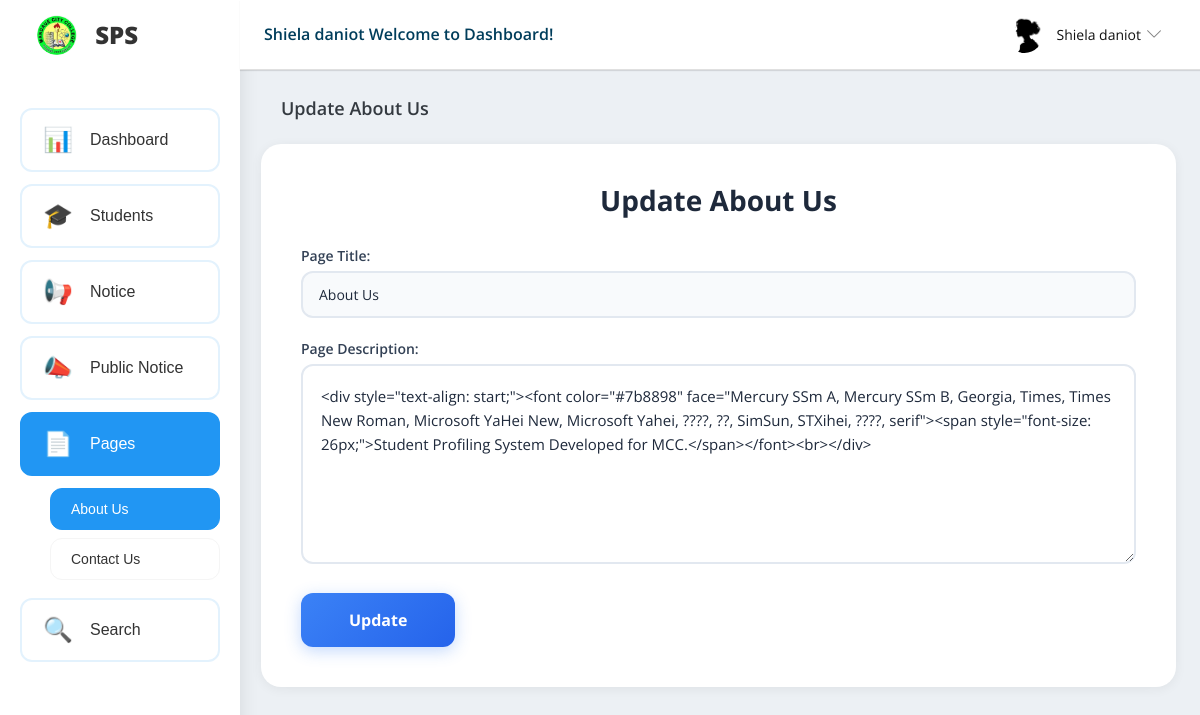
The page /staff/about-us.php (signed in) on the database as committed earlier.
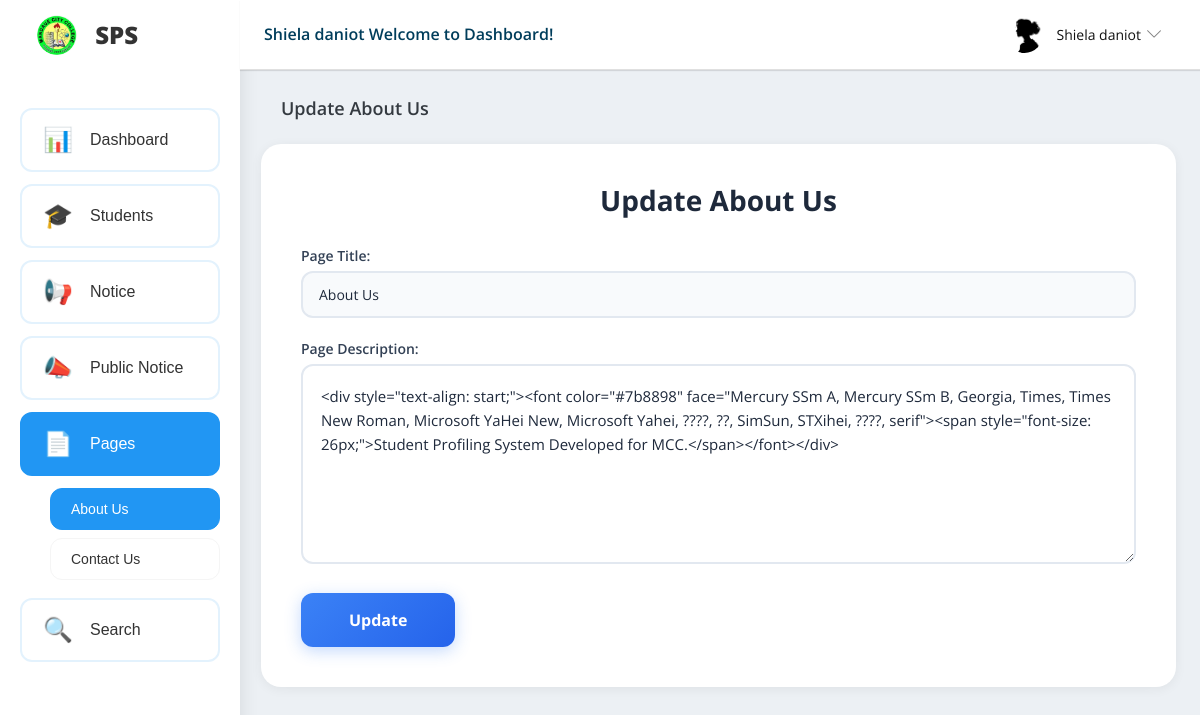
The same page on the database as committed later.
### tables this page shows
CREATE TABLE `tblpage` (
  `ID` int(10) NOT NULL,
  `PageType` varchar(200) DEFAULT NULL,
  `PageTitle` mediumtext DEFAULT NULL,
  `PageDescription` mediumtext DEFAULT NULL,
  `Email` varchar(200) DEFAULT NULL,
  `MobileNumber` bigint(10) DEFAULT NULL,
  `UpdationDate` date DEFAULT NULL
);

### staff/about-us.php (the view, shortened to what this page needs)
<?php
include('includes/dbconnection.php');
if (strlen($_SESSION['sturecmsstaffid'] == 0)) {
  header('location:logout.php');
} else {
  ?>
  <!DOCTYPE html>
  <html lang="en">
  <head>
    <link rel="stylesheet" href="vendors/simple-line-icons/css/simple-line-icons.css">
    <link rel="stylesheet" href="vendors/flag-icon-css/css/flag-icon.min.css">
    <link rel="stylesheet" href="vendors/css/vendor.bundle.base.css">
    <link rel="stylesheet" href="vendors/select2/select2.min.css">
    <link rel="stylesheet" href="vendors/select2-bootstrap-theme/select2-bootstrap.min.css">
    <link rel="stylesheet" href="css/style.css" />
    <link rel="stylesheet" href="./css/modal.css" />
    <link rel="stylesheet" href="./css/toaster.css">
    <link rel="stylesheet" href="./css/style(v2).css">
    <link rel="stylesheet" href="css/responsive.css">
  </head>
  <body>
    <div class="container-scroller">
      <?php include_once('includes/header.php'); ?>
      <div class="container-fluid page-body-wrapper">
        <?php include_once('includes/sidebar.php'); ?>
        <div class="main-panel">
          <div class="content-wrapper">
            <div class="page-header">
              <h3 class="page-title">Update About Us</h3>
            </div>
            <div class="row">
              <div class="col-12">
                <div class="form-card">
                  <h1 class="form-title">Update About Us</h1>
                    <form method="post">
                      <?php
                      $sql = "SELECT * FROM tblpage WHERE PageType='aboutus'";
                      $query = $dbh->prepare($sql);
                      $query->execute();
                      $results = $query->fetchAll(PDO::FETCH_OBJ);
                      if ($query->rowCount() > 0) {
                        foreach ($results as $row) { ?>
                          <div class="form-group">
                            <label class="form-label">Page Title:</label>
                            <input type="text" name="pagetitle" value="<?php echo htmlentities($row->PageTitle); ?>" class="form-input"
                              required='true'>
                          </div>
                          <div class="form-group">
                            <label class="form-label">Page Description:</label>
                            <textarea name="pagedes" class="form-textarea" required='true' style="width: 100%;"><?php echo htmlentities($row->PageDescription); ?></textarea>
                          </div>
                        <?php }
                      } ?>
                      <button type="submit" class="submit-btn" name="submit">Update</button>
                    </form>
                </div>
              </div>
            </div>
          </div>
        </div>
      </div>
    </div>
  </body>
  </html>
<?php } ?>

Rows that differ between the two databases and show on the page:
changed tblpage "About Us": pagedes "…Profiling System Developed for MCC.</span></font><br></div>" → "…Profiling System Developed for MCC.</span></font></div>"
